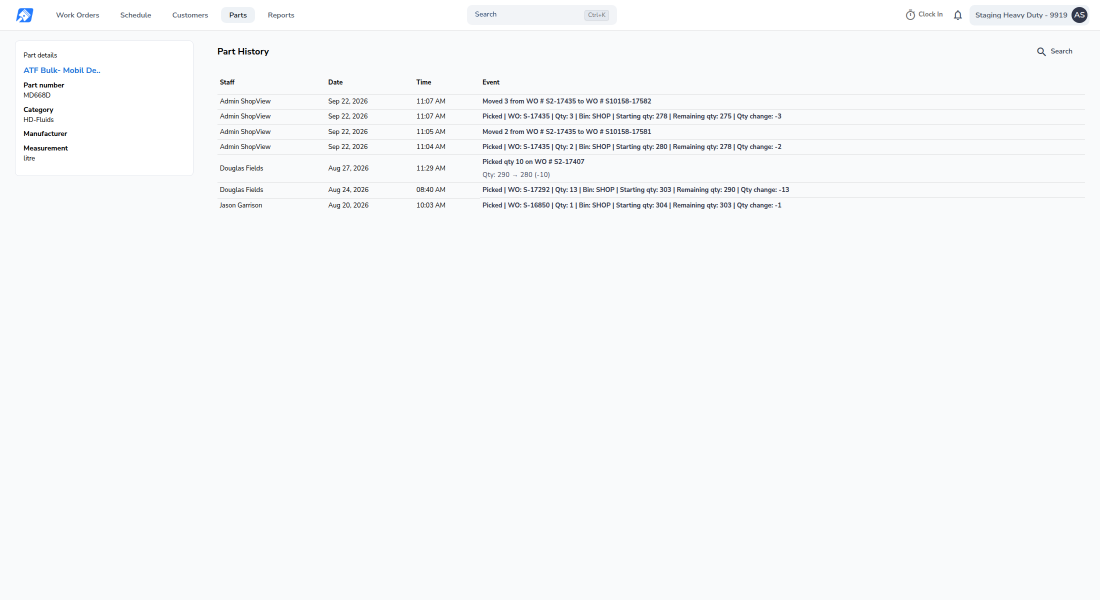
#> input picture build/sv10158-split-part-history-2026-09-22/ev/C1-MD668D-after.png, 2200 x 1200 px, found by its file name (shown at 1/2 size)
$ python ex23.py
#> lines starting #> are read from the running program, lines starting #| are printed output that depends on the picture
#> `img = Image.new('RGB', (W, 1400), 'white')`: img: PIL image 1760x1400 RGB; every value is 255
from PIL import Image, ImageDraw, ImageFont
F="/usr/share/fonts/truetype/dejavu/DejaVuSans.ttf"; FB="/usr/share/fonts/truetype/dejavu/DejaVuSans-Bold.ttf"
def f(s,b=False): return ImageFont.truetype(FB if b else F, s)
GRN=(20,135,60); W=1760
# branch captures: 2200x1200 (C1,C2) and 1600x1000 (H1)
def panel(img,d,y,path,crop,ex,rows,title,sub,verdict,scalehint=None):
#> called with y = 126, path = '/tmp/sv10158/C1-MD668D-after.png', crop = (420, 150, 2180, 330), ex = 958, title = 'Part MD668D'
    im=Image.open(path).crop(crop); s=W/im.size[0]
#> after `s = W / im.size[0]`: s = 1
    im=im.resize((W,int(im.size[1]*s)),Image.LANCZOS)
    d.text((0,y),title,font=f(23,True),fill=GRN); y+=30
    d.text((0,y),sub,font=f(18),fill=(70,70,70)); y+=26
    d.text((0,y),"▶  "+verdict,font=f(20,True),fill=GRN); y+=31
    img.paste(im,(0,y)); d.rectangle([0,y,W-1,y+im.size[1]-1],outline=(205,205,205),width=1)
    for (r0,r1) in rows:
        d.rectangle([int((ex-crop[0])*s)-10, y+int((r0-crop[1])*s),
                     W-12, y+int((r1-crop[1])*s)],outline=GRN,width=4)
    return y+im.size[1]+38

# EX2 — one entry per inventory part on the split line
img=Image.new("RGB",(W,1400),"white"); d=ImageDraw.Draw(img); y=14
d.text((0,y),"SV-10158  —  one entry per part, each with its own quantity",font=f(33,True),fill=(15,15,15)); y+=45
d.text((0,y),"One line was given TWO different inventory parts — MD668D at quantity 3 and 2208H476 at quantity 1 — and then split.",font=f(18),fill=(90,90,90)); y+=25
d.text((0,y),"Fix branch sv10158, build v26.36.9-58de7bb, 22 September 2026.",font=f(18),fill=(90,90,90)); y+=42
y=panel(img,d,y,"/tmp/sv10158/C1-MD668D-after.png",(420,150,2180,330),958,[(190,220)],
        "Part MD668D",
        "seeded at quantity 3, split onto work order S10158-17582",
        "“Moved 3 from WO # S2-17435 to WO # S10158-17582”  —  one entry, quantity 3")
#> y = 431
y=panel(img,d,y,"/tmp/sv10158/C2-2208H476-after.png",(420,150,2180,270),958,[(190,220)],
        "Part 2208H476",
        "seeded at quantity 1, on the same line, split at the same moment",
        "“Moved 1 from WO # S2-17435 to WO # S10158-17582”  —  one entry, quantity 1")
#> call 2 of panel, with y = 431, path = '/tmp/sv10158/C2-2208H476-after.png', crop = (420, 150, 2180, 270), ex = 958, title = 'Part 2208H476'
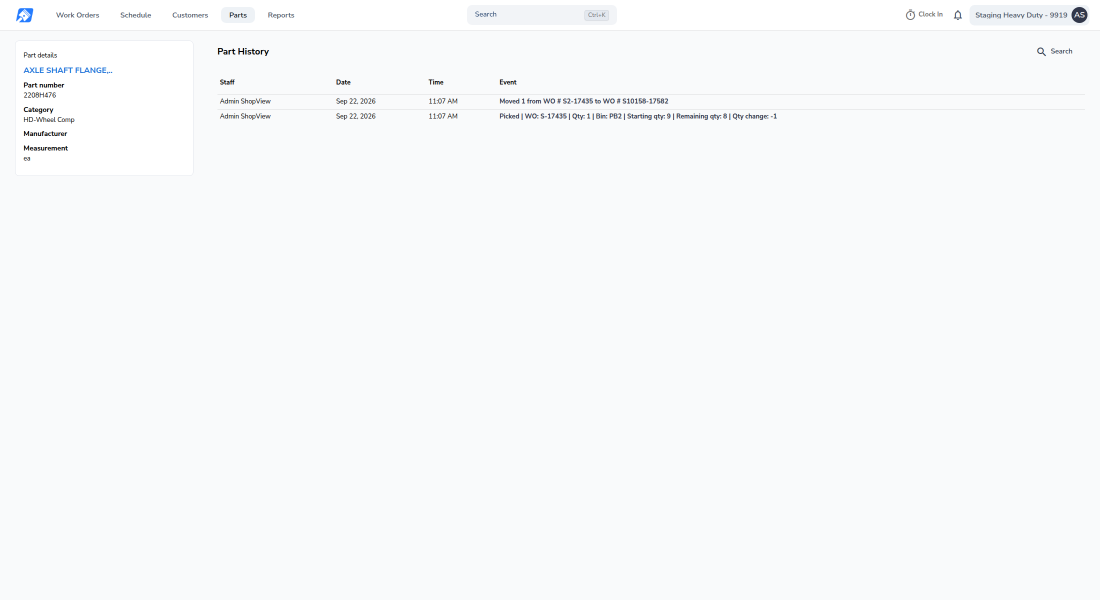
#> input picture build/sv10158-split-part-history-2026-09-22/ev/C2-2208H476-after.png, 2200 x 1200 px, found by its file name (shown at 1/2 size)
#> in panel (call 2), `y += 30`: y = 461
#> in panel (call 2), `y += 26`: y = 487
#> in panel (call 2), `y += 31`: y = 518
#> in panel (call 2), `img.paste(im, (0, y))`:
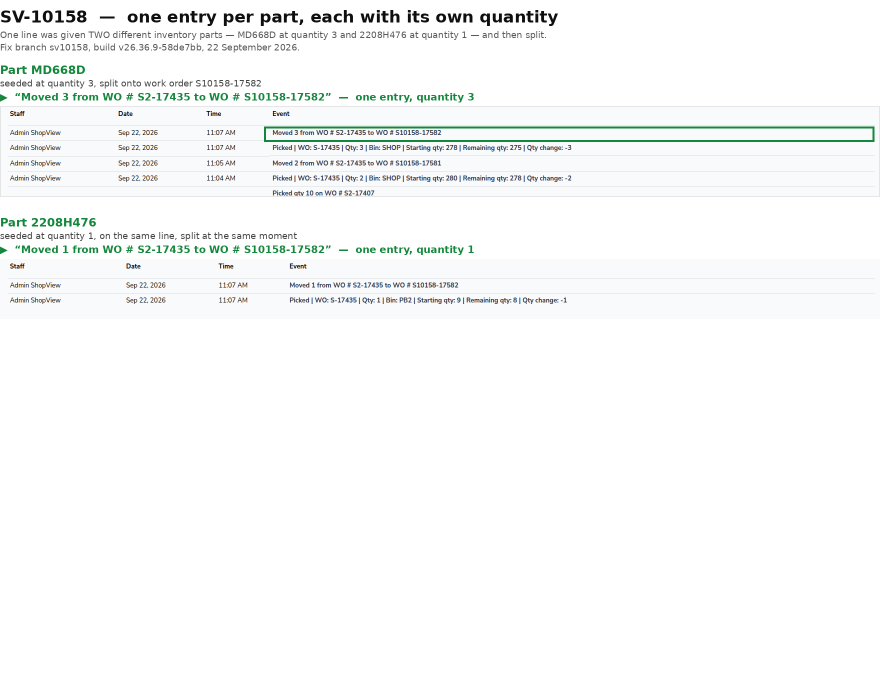
#> img: PIL image 1760x1400 RGB (shown at 1/2 size); mean R, G, B 248.3, 249.6, 249.2
#> y = 676
img.crop((0,0,W,y-10)).save("/tmp/sv10158/EX2-one-per-part.png")
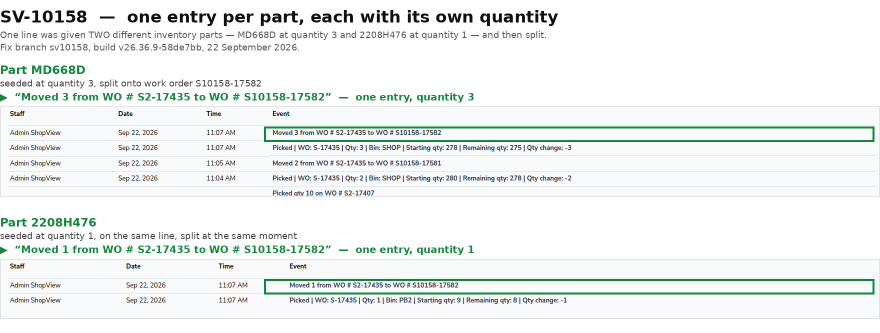
#> saved as EX2-one-per-part.png: PIL image 1760x666 RGB (shown at 1/2 size); mean R, G, B 238.8, 242.5, 241
print("EX2",Image.open("/tmp/sv10158/EX2-one-per-part.png").size)

# EX3 — the ordinary Move still writes, in the same words
img=Image.new("RGB",(W,900),"white"); d=ImageDraw.Draw(img); y=14
#> after `img = Image.new('RGB', (W, 900), 'white')`: img: PIL image 1760x900 RGB; every value is 255
d.text((0,y),"SV-10158  —  the ordinary Move option still works, and reads the same way",font=f(33,True),fill=(15,15,15)); y+=45
d.text((0,y),"A staged part was moved between work orders with the Move option, to check the earlier fix (SV-9304) was not disturbed.",font=f(18),fill=(90,90,90)); y+=25
d.text((0,y),"Fix branch sv10158, build v26.36.9-58de7bb, 22 September 2026.",font=f(18),fill=(90,90,90)); y+=42
y=panel(img,d,y,"/tmp/sv10158/H1-move-history.png",(330,150,1590,290),735,[(190,218)],
        "Part P550848  —  moved, not split",
        "moved from work order S2-17435 to a line on S10158-17581 using the Move option",
        "“Moved 1 from WO # S2-17435 to WO # S10158-17581”  —  the same wording a split now produces")
#> call 3 of panel, with y = 126, path = '/tmp/sv10158/H1-move-history.png', crop = (330, 150, 1590, 290), ex = 735, title = 'Part P550848  —  moved, not split'
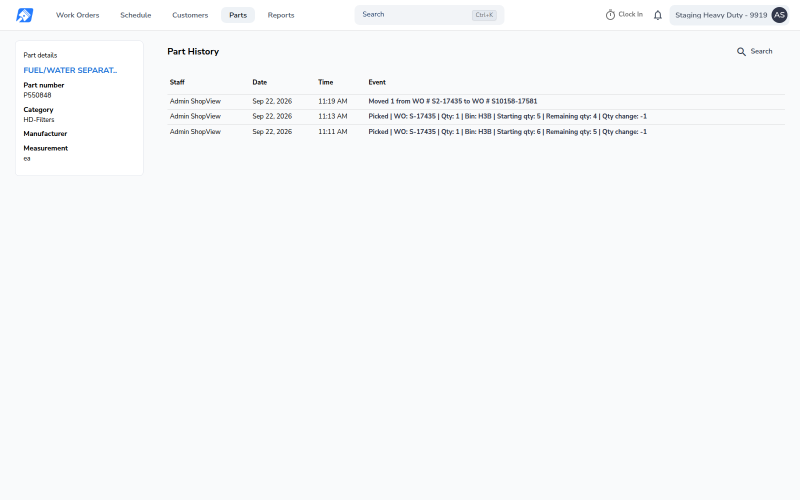
#> input picture build/sv10158-split-part-history-2026-09-22/ev/H1-move-history.png, 1600 x 1000 px, found by its file name (shown at 1/2 size)
#> in panel (call 3), `im=im.resize((W,int(im.size[1]*s)),Image.LANCZOS)`:
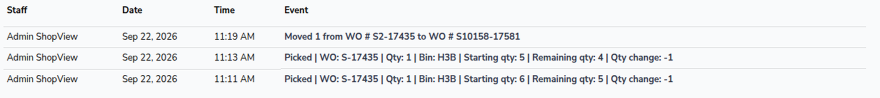
#> im: PIL image 1760x195 RGB (shown at 1/2 size); mean R, G, B 239.1, 240.2, 241.6
#> in panel (call 3), `img.paste(im, (0, y))`:
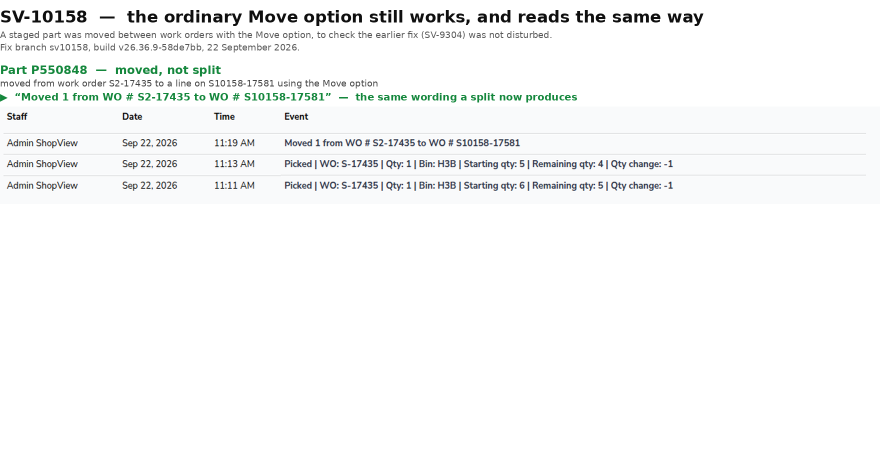
#> img: PIL image 1760x900 RGB (shown at 1/2 size); mean R, G, B 247.2, 248.1, 248
#> y = 446
img.crop((0,0,W,y-10)).save("/tmp/sv10158/EX3-move-regression.png")
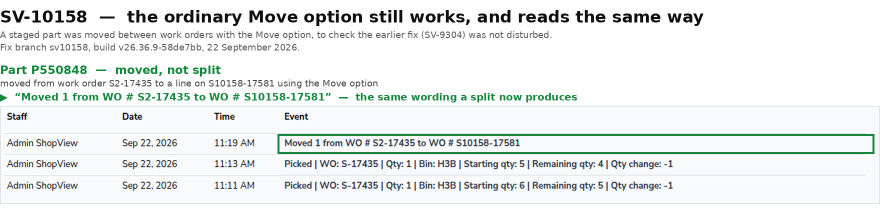
#> saved as EX3-move-regression.png: PIL image 1760x436 RGB (shown at 1/2 size); mean R, G, B 235.8, 239.1, 237.9
print("EX3",Image.open("/tmp/sv10158/EX3-move-regression.png").size)
